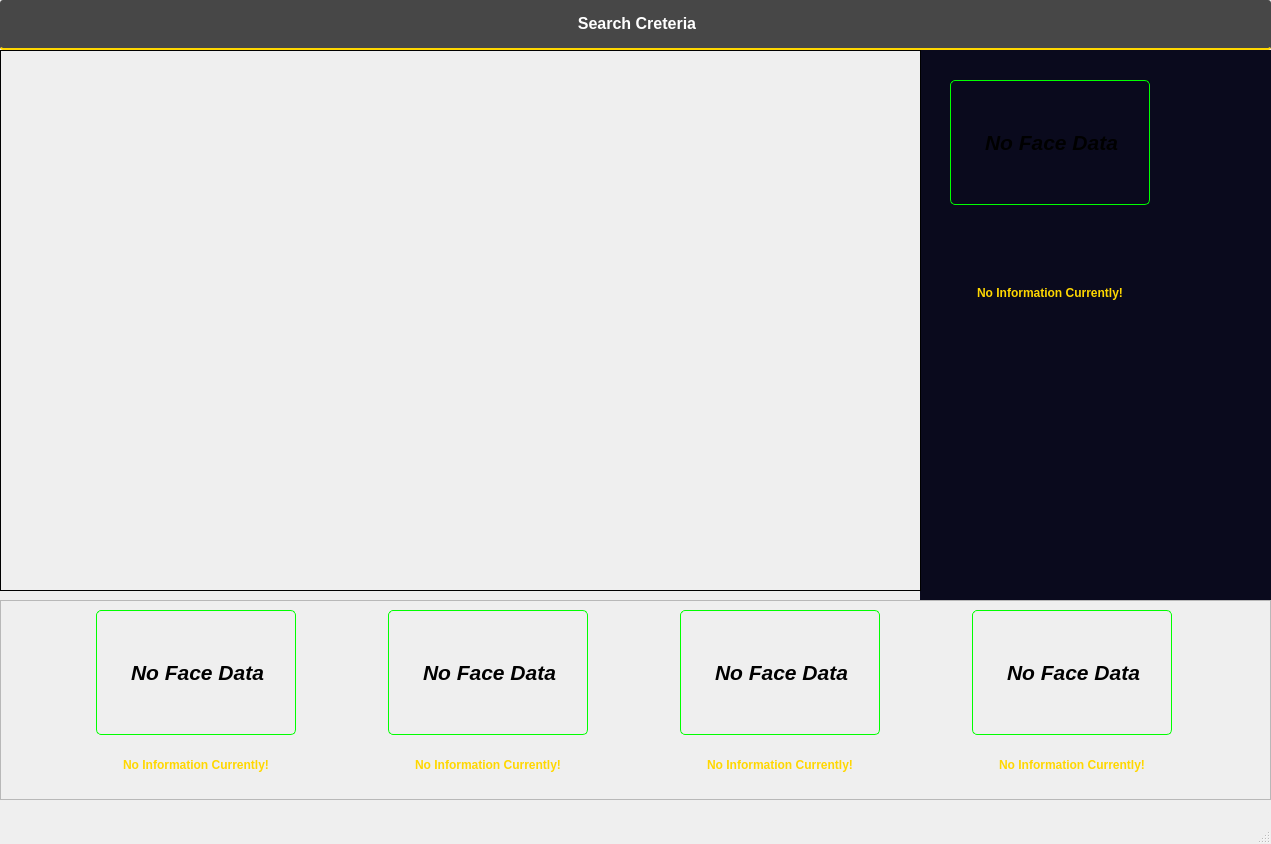
<?xml version="1.0" encoding="UTF-8"?>
<ui version="4.0">
 <class>MainWindow</class>
 <widget class="QMainWindow" name="MainWindow">
  <property name="geometry">
   <rect>
    <x>0</x>
    <y>0</y>
    <width>1271</width>
    <height>844</height>
   </rect>
  </property>
  <property name="windowTitle">
   <string>MainWindow</string>
  </property>
  <widget class="QWidget" name="centralwidget">
   <widget class="QWidget" name="widget_2" native="true">
    <property name="geometry">
     <rect>
      <x>920</x>
      <y>50</y>
      <width>351</width>
      <height>551</height>
     </rect>
    </property>
    <property name="styleSheet">
     <string notr="true">background-color: rgb(10, 10, 29);
padding:1px; </string>
    </property>
   </widget>
   <widget class="QLabel" name="label_5">
    <property name="geometry">
     <rect>
      <x>0</x>
      <y>0</y>
      <width>1271</width>
      <height>50</height>
     </rect>
    </property>
    <property name="minimumSize">
     <size>
      <width>0</width>
      <height>20</height>
     </size>
    </property>
    <property name="maximumSize">
     <size>
      <width>16777215</width>
      <height>50</height>
     </size>
    </property>
    <property name="styleSheet">
     <string notr="true">color: rgb(255, 255, 255);
background-color: rgb(71, 71, 71);
border-bottom:2px solid gold;
border-radius: 3px;
padding:0px;
margin:0px; </string>
    </property>
    <property name="text">
     <string>&lt;html&gt;&lt;head/&gt;&lt;body&gt;&lt;p align=&quot;center&quot;&gt;&lt;span style=&quot; font-size:12pt; font-weight:600;&quot;&gt;Search Creteria&lt;/span&gt;&lt;/p&gt;&lt;/body&gt;&lt;/html&gt;</string>
    </property>
   </widget>
   <widget class="QScrollArea" name="scrollWindow">
    <property name="geometry">
     <rect>
      <x>0</x>
      <y>600</y>
      <width>1271</width>
      <height>200</height>
     </rect>
    </property>
    <property name="minimumSize">
     <size>
      <width>0</width>
      <height>180</height>
     </size>
    </property>
    <property name="maximumSize">
     <size>
      <width>16777215</width>
      <height>200</height>
     </size>
    </property>
    <property name="styleSheet">
     <string notr="true"/>
    </property>
    <property name="frameShape">
     <enum>QFrame::StyledPanel</enum>
    </property>
    <property name="widgetResizable">
     <bool>true</bool>
    </property>
    <widget class="QWidget" name="scrollAreaWidgetContents">
     <property name="geometry">
      <rect>
       <x>0</x>
       <y>0</y>
       <width>1269</width>
       <height>198</height>
      </rect>
     </property>
     <layout class="QGridLayout" name="gridLayout_2">
      <item row="0" column="0">
       <widget class="QLabel" name="V_label_1">
        <property name="minimumSize">
         <size>
          <width>150</width>
          <height>125</height>
         </size>
        </property>
        <property name="maximumSize">
         <size>
          <width>200</width>
          <height>16777215</height>
         </size>
        </property>
        <property name="styleSheet">
         <string notr="true">
border: 1px solid lime;
border-radius: 5px;
</string>
        </property>
        <property name="text">
         <string>&lt;html&gt;&lt;head/&gt;&lt;body&gt;&lt;p align=&quot;center&quot;&gt;&lt;span style=&quot; font-size:16pt; font-weight:600; font-style:italic;&quot;&gt;No Face Data&lt;/span&gt;&lt;/p&gt;&lt;/body&gt;&lt;/html&gt;</string>
        </property>
        <property name="scaledContents">
         <bool>true</bool>
        </property>
       </widget>
      </item>
      <item row="0" column="2">
       <widget class="QLabel" name="V_label_3">
        <property name="minimumSize">
         <size>
          <width>150</width>
          <height>125</height>
         </size>
        </property>
        <property name="maximumSize">
         <size>
          <width>200</width>
          <height>16777215</height>
         </size>
        </property>
        <property name="styleSheet">
         <string notr="true">
border: 1px solid lime;
border-radius: 5px;
</string>
        </property>
        <property name="text">
         <string>&lt;html&gt;&lt;head/&gt;&lt;body&gt;&lt;p align=&quot;center&quot;&gt;&lt;span style=&quot; font-size:16pt; font-weight:600; font-style:italic;&quot;&gt;No Face Data&lt;/span&gt;&lt;/p&gt;&lt;/body&gt;&lt;/html&gt;</string>
        </property>
        <property name="scaledContents">
         <bool>true</bool>
        </property>
       </widget>
      </item>
      <item row="1" column="0">
       <widget class="QLabel" name="info_label_1">
        <property name="styleSheet">
         <string notr="true">color: gold;</string>
        </property>
        <property name="text">
         <string>&lt;html&gt;&lt;head/&gt;&lt;body&gt;&lt;p align=&quot;center&quot;&gt;&lt;span style=&quot; font-weight:600;&quot;&gt;No Information Currently!&lt;/span&gt;&lt;/p&gt;&lt;/body&gt;&lt;/html&gt;</string>
        </property>
       </widget>
      </item>
      <item row="1" column="2">
       <widget class="QLabel" name="info_label_3">
        <property name="styleSheet">
         <string notr="true">color: gold;</string>
        </property>
        <property name="text">
         <string>&lt;html&gt;&lt;head/&gt;&lt;body&gt;&lt;p align=&quot;center&quot;&gt;&lt;span style=&quot; font-weight:600;&quot;&gt;No Information Currently!&lt;/span&gt;&lt;/p&gt;&lt;/body&gt;&lt;/html&gt;</string>
        </property>
       </widget>
      </item>
      <item row="0" column="3">
       <widget class="QLabel" name="V_label_4">
        <property name="minimumSize">
         <size>
          <width>150</width>
          <height>125</height>
         </size>
        </property>
        <property name="maximumSize">
         <size>
          <width>200</width>
          <height>16777215</height>
         </size>
        </property>
        <property name="styleSheet">
         <string notr="true">
border: 1px solid lime;
border-radius: 5px;
</string>
        </property>
        <property name="text">
         <string>&lt;html&gt;&lt;head/&gt;&lt;body&gt;&lt;p align=&quot;center&quot;&gt;&lt;span style=&quot; font-size:16pt; font-weight:600; font-style:italic;&quot;&gt;No Face Data&lt;/span&gt;&lt;/p&gt;&lt;/body&gt;&lt;/html&gt;</string>
        </property>
        <property name="scaledContents">
         <bool>true</bool>
        </property>
       </widget>
      </item>
      <item row="1" column="3">
       <widget class="QLabel" name="info_label_4">
        <property name="styleSheet">
         <string notr="true">color: gold;</string>
        </property>
        <property name="text">
         <string>&lt;html&gt;&lt;head/&gt;&lt;body&gt;&lt;p align=&quot;center&quot;&gt;&lt;span style=&quot; font-weight:600;&quot;&gt;No Information Currently!&lt;/span&gt;&lt;/p&gt;&lt;/body&gt;&lt;/html&gt;</string>
        </property>
       </widget>
      </item>
      <item row="0" column="1">
       <widget class="QLabel" name="V_label_2">
        <property name="minimumSize">
         <size>
          <width>150</width>
          <height>125</height>
         </size>
        </property>
        <property name="maximumSize">
         <size>
          <width>200</width>
          <height>16777215</height>
         </size>
        </property>
        <property name="styleSheet">
         <string notr="true">
border: 1px solid lime;
border-radius: 5px;
</string>
        </property>
        <property name="text">
         <string>&lt;html&gt;&lt;head/&gt;&lt;body&gt;&lt;p align=&quot;center&quot;&gt;&lt;span style=&quot; font-size:16pt; font-weight:600; font-style:italic;&quot;&gt;No Face Data&lt;/span&gt;&lt;/p&gt;&lt;/body&gt;&lt;/html&gt;</string>
        </property>
        <property name="scaledContents">
         <bool>true</bool>
        </property>
       </widget>
      </item>
      <item row="1" column="1">
       <widget class="QLabel" name="info_label_2">
        <property name="styleSheet">
         <string notr="true">color: gold;</string>
        </property>
        <property name="text">
         <string>&lt;html&gt;&lt;head/&gt;&lt;body&gt;&lt;p align=&quot;center&quot;&gt;&lt;span style=&quot; font-weight:600;&quot;&gt;No Information Currently!&lt;/span&gt;&lt;/p&gt;&lt;/body&gt;&lt;/html&gt;</string>
        </property>
       </widget>
      </item>
     </layout>
    </widget>
   </widget>
   <widget class="QLabel" name="screen_0">
    <property name="geometry">
     <rect>
      <x>0</x>
      <y>50</y>
      <width>921</width>
      <height>541</height>
     </rect>
    </property>
    <property name="minimumSize">
     <size>
      <width>0</width>
      <height>370</height>
     </size>
    </property>
    <property name="styleSheet">
     <string notr="true"/>
    </property>
    <property name="frameShape">
     <enum>QFrame::Box</enum>
    </property>
    <property name="text">
     <string/>
    </property>
    <property name="scaledContents">
     <bool>true</bool>
    </property>
   </widget>
   <widget class="QLabel" name="info_label">
    <property name="geometry">
     <rect>
      <x>950</x>
      <y>270</y>
      <width>200</width>
      <height>47</height>
     </rect>
    </property>
    <property name="styleSheet">
     <string notr="true">color: gold;</string>
    </property>
    <property name="text">
     <string>&lt;html&gt;&lt;head/&gt;&lt;body&gt;&lt;p align=&quot;center&quot;&gt;&lt;span style=&quot; font-weight:600;&quot;&gt;No Information Currently!&lt;/span&gt;&lt;/p&gt;&lt;/body&gt;&lt;/html&gt;</string>
    </property>
   </widget>
   <widget class="QLabel" name="V_label">
    <property name="geometry">
     <rect>
      <x>950</x>
      <y>80</y>
      <width>200</width>
      <height>125</height>
     </rect>
    </property>
    <property name="minimumSize">
     <size>
      <width>150</width>
      <height>125</height>
     </size>
    </property>
    <property name="maximumSize">
     <size>
      <width>200</width>
      <height>16777215</height>
     </size>
    </property>
    <property name="styleSheet">
     <string notr="true">
border: 1px solid lime;
border-radius: 5px;
</string>
    </property>
    <property name="text">
     <string>&lt;html&gt;&lt;head/&gt;&lt;body&gt;&lt;p align=&quot;center&quot;&gt;&lt;span style=&quot; font-size:16pt; font-weight:600; font-style:italic;&quot;&gt;No Face Data&lt;/span&gt;&lt;/p&gt;&lt;/body&gt;&lt;/html&gt;</string>
    </property>
    <property name="scaledContents">
     <bool>true</bool>
    </property>
   </widget>
  </widget>
  <widget class="QMenuBar" name="menubar">
   <property name="geometry">
    <rect>
     <x>0</x>
     <y>0</y>
     <width>1271</width>
     <height>22</height>
    </rect>
   </property>
  </widget>
  <widget class="QStatusBar" name="statusbar"/>
 </widget>
 <resources/>
 <connections/>
</ui>
